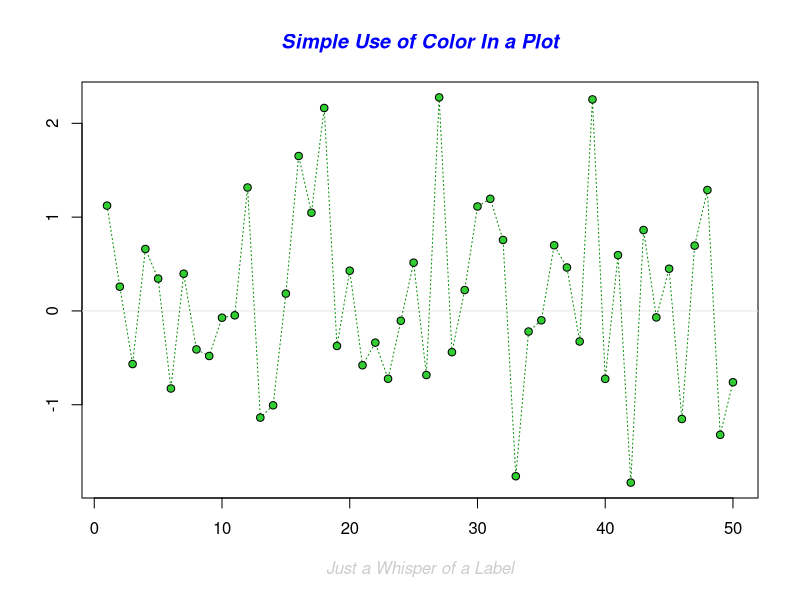
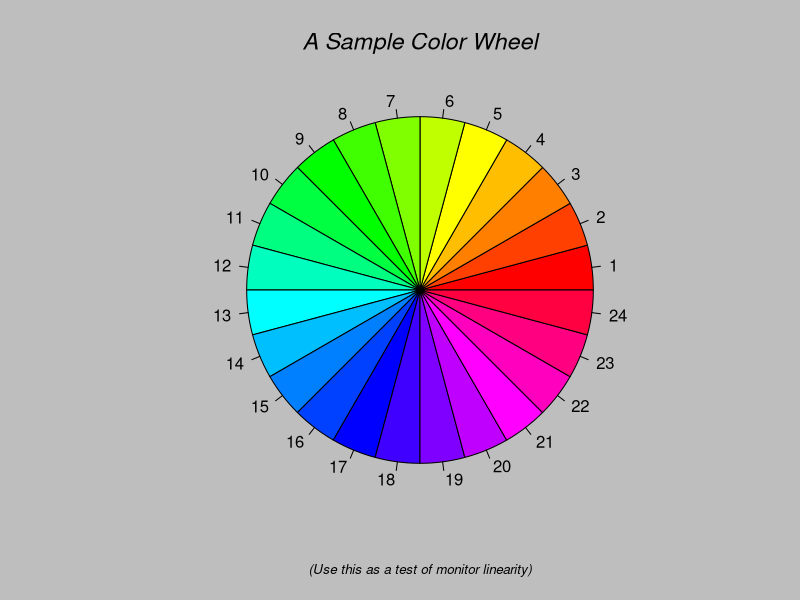
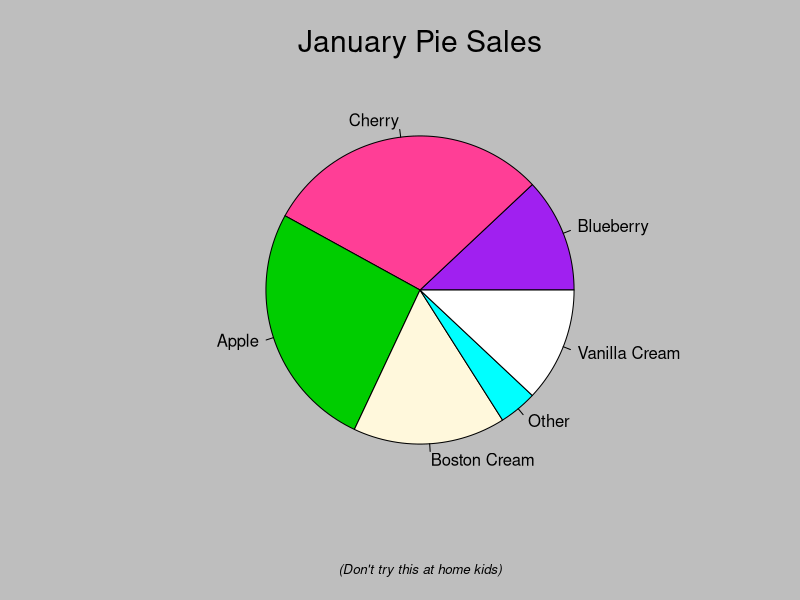
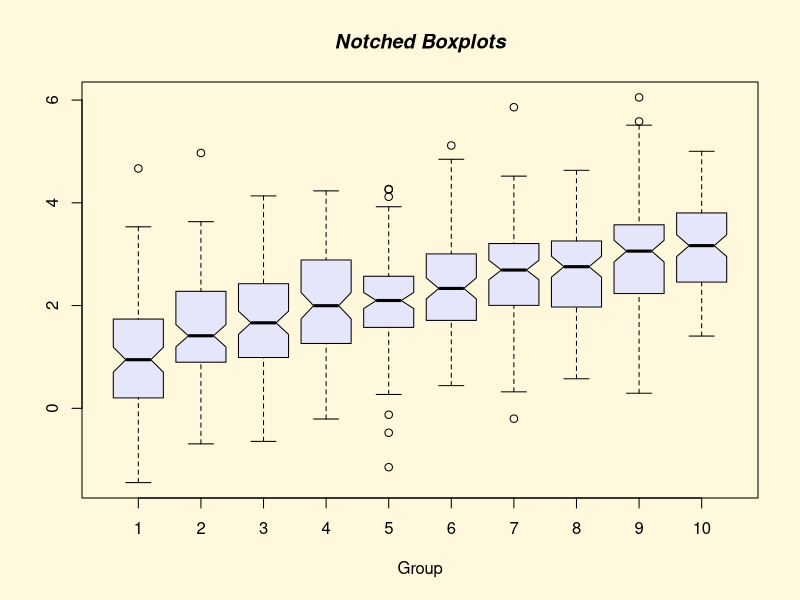
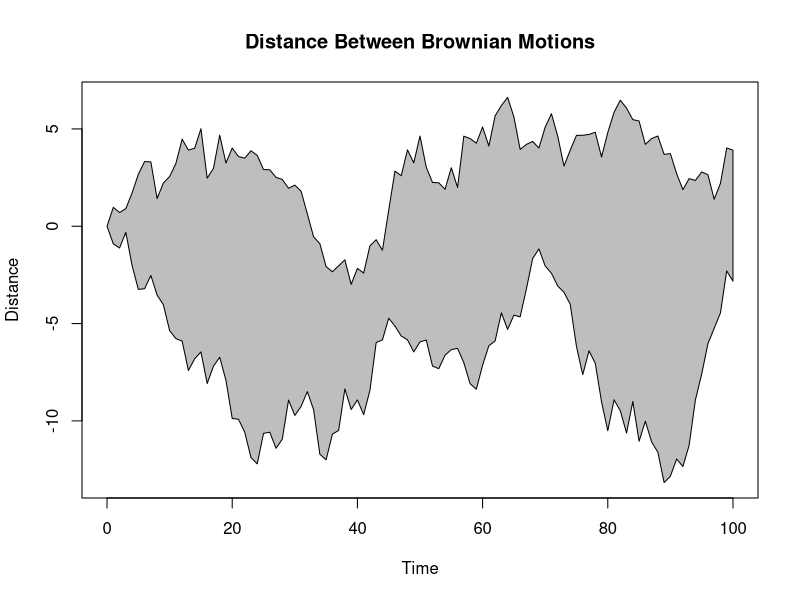
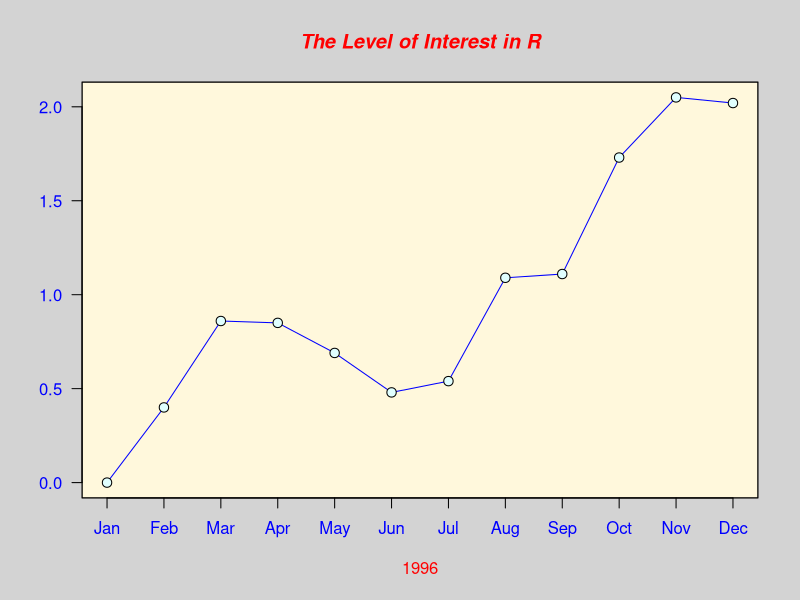
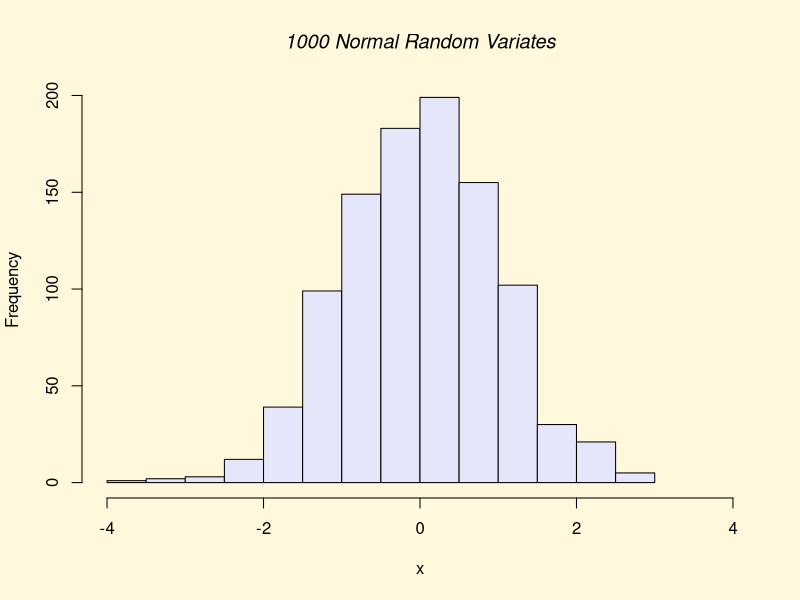
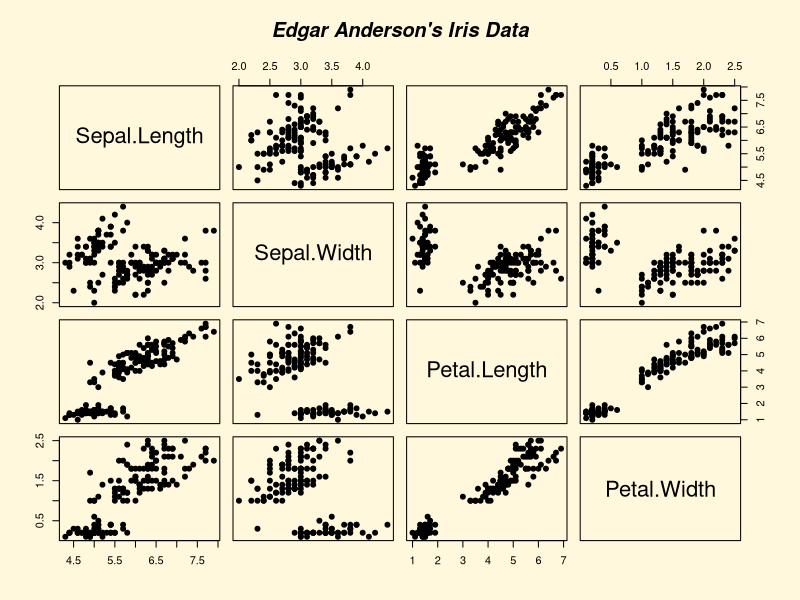

The R source for these figures, in order: (Note: this script raises an error after producing the figures.)
setwd("C:\\Users\\Andrew\\OneDrive\\Documentos\\Pessoal\\Cursos\\DSA\\BigDataRAzure\\Cap04")
getwd()

# Lists the base R packages
search()

# Demo
demo("graphics")

# Basic plot
x = 5:7
y = 8:10
plot(x, y)
?plot

altura <- c(145, 167, 176, 123, 150)
largura <- c(51, 63, 64, 40, 55)

plot(altura, largura)

# plotting a dataframe
?lynx
plot(lynx)
plot(lynx, ylab = "Plots com Dataframes", xlab =  "")
plot(lynx, ylab = "Plots com Dataframes", xlab = "Observacoes")
plot(lynx, main = "Plots com Dataframes", col = 'red')
plot(lynx, main = "Plots com Dataframes", col = 'red', col.main = 52, cex.main = 1.5)

library(datasets)
hist(warpbreaks$breaks)

airquality
transform(airquality, Month = factor(Month))
boxplot(Ozone ~ Month, airquality, xlab = "Month", ylab = "Ozone (ppb)")
?formula
class(fo <- y ~ x1 * x2)
fo
typeof(fo)
term(fo)

# Specifying some parameters
# col - plot color
# lty - line type
# lwd - line width
# pch - plot symbol
# xlab - x axis label
# ylab - y axis label
# las - axis labels orientation
# bg - background color
# mfrow - plots per line
# mfcol - plots per column

# Basic plotting functions

# plot() - scatterplots
# lines() - adds lines/rows
# points() - adds points
# text() - adds labels
# title() - adds a title

?par
par()
par('pch')
par('lty')

x = 2:4
plot(x, pch = "c")

par(mfrow = c(2,2), col.axis = "red")
plot(1:8, las = 0, xlab = "xlab", ylab = "ylab", main = "LAS = 0")
plot(1:8, las = 1, xlab = "xlab", ylab = "ylab", main = "LAS = 1")
plot(1:8, las = 2, xlab = "xlab", ylab = "ylab", main = "LAS = 2")
plot(1:8, las = 3, xlab = "xlab", ylab = "ylab", main = "LAS = 3")
legend("topright", pch = 1, col = c("blue", "red"), legend = c("Var1", "Var2"))
par(mfrow = c(1,1))

# Available colors
colors()

# Saving graphs

# png
png("Grafico.png", width = 500, height = 500, res = 72)

plot(iris$Sepal.Length, iris$Petal.Length,
     col = iris$Species,
     main = "Gráfico gerado a partir do Iris")
dev.off()

# pdf
pdf("Grafico.pdf")

plot(iris$Sepal.Length, iris$Petal.Length,
     col = iris$Species,
     main = "Gráfico gerado a partir do Iris")
dev.off()

# extending plotting functons
install.packages('plotrix')
library(plotrix)
?plotrix

par(mfrow = c(1,1), col.axis = "red")
plot(1:6, las = 3, xlab = "lty 1:6", ylab = "", main = "Mais opções ao plot")
ablineclip(v=1, lty=1, col="sienna2", lwd=2)
ablineclip(v=2, lty=1, col="sienna2", lwd=2)
ablineclip(v=3, lty=1, col="sienna2", lwd=2)
ablineclip(v=4, lty=1, col="sienna2", lwd=2)
ablineclip(v=5, lty=1, col="sienna2", lwd=2)
ablineclip(v=6, lty=1, col="sienna2", lwd=2)
ablineclip(v=7, lty=1, col="sienna2", lwd=2)

plot(lynx)
plot(lynx, type="p", main="Type p")
plot(lynx, type="l", main="Type l")
plot(lynx, type="b", main="Type b")
plot(lynx, type="o", main="Type o")
plot(lynx, type="h", main="Type h")
plot(lynx, type="s", main="Type s")
plot(lynx, type="n", main="Type n")

# Two plots at once
par(mar = c(4,3,3,3), col.axis="black")

plot(cars$speed, type="s", col="red", bty="n", xlab="Cars ID", ylab="")
text(8, 14, "Velocidade", cex=0.85, col="red")
par(new=T)

plot(cars$dist, type="s", bty="n", ann=F, axes=F, col="darkblue")
axis(side=4)
text(37, 18, "Distância", cex=0.85, col="darkblue")

title(main="Velocidade x Distância")

# Plotting from datasets
df <- read.csv('pibpercap.csv', stringsAsFactors = F)
df_1982 <- subset(df, ano == 1982)
plot(expectativa ~ pibpercap, data = df_1982, log = "x")
View(df)

# Naming columns
mycol <- c(Asia = "tomato", Europe = "chocolate4", Africa = "dodgerblue2",
           Americas = "darkgoldenrod1", Oceania = "green4")

# Plot
plot(expectativa ~ pibpercap, data = df_1982, log = "x", col = mycol[continente])

# Function to scale
mycex <- function(var, r, f = sqrt){
  x = f(var)
  x_scaled = (x - min(x))/(max(x) - min(x))
  r[1] + x_scaled * (r[2] - r[1])
}

# Plot
plot(expectativa ~ pibpercap, data = df_1982, lox = "x",
     col = mycol[continente],
     cex = mycex(pop, r = c(0.2, 10)))